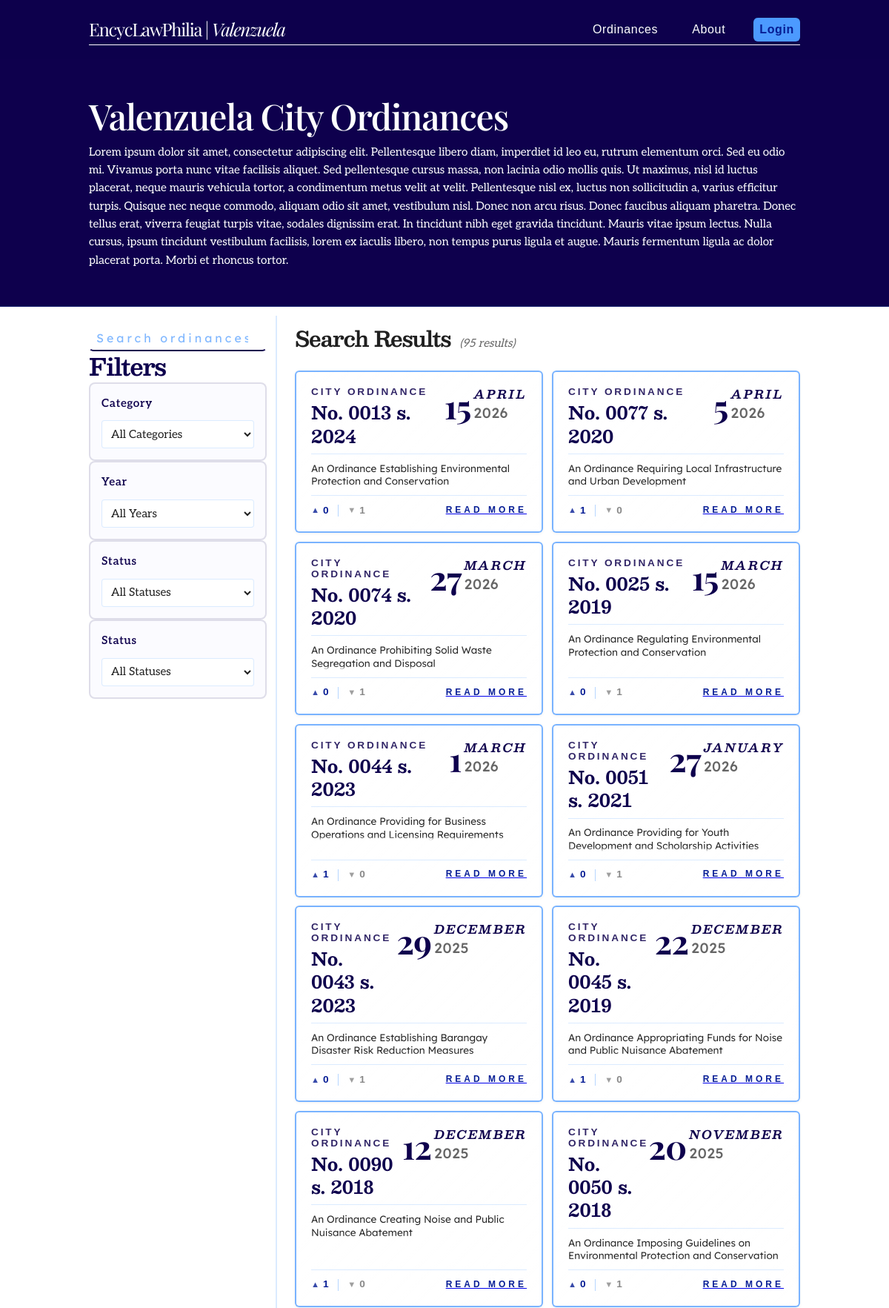
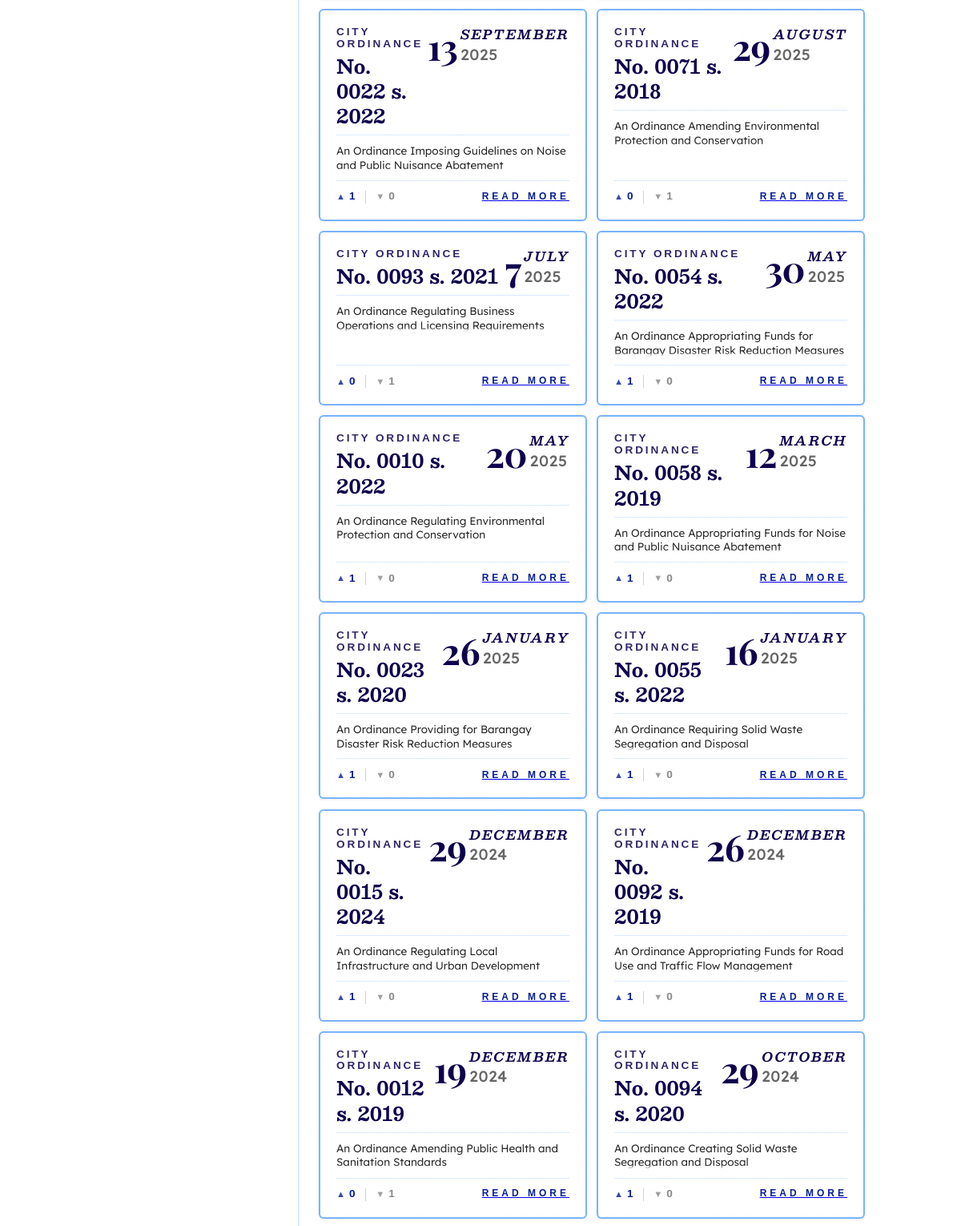
Screenshot of /browse.php (upper part) with the database file from the repository (2 pictures, top to bottom).
### tables this page shows
CREATE TABLE Ordinances (
    ordinance_id        INT             NOT NULL AUTO_INCREMENT,
    ordinance_number    VARCHAR(50)     NOT NULL,
    title               VARCHAR(255)    NOT NULL,
    author_sponsor      VARCHAR(150)    NOT NULL,
    series_year         VARCHAR(10)     NOT NULL,
    category_id         INT                 NULL,    
    barangay_id         INT                 NULL,    
    status              ENUM(
                            'Pending',
                            'Active',
                            'Repealed',
                            'Amended'
                        )               NOT NULL DEFAULT 'Pending',  
    date_enacted        DATETIME            NULL,    
    pdf_file            VARCHAR(255)        NULL,    
    created_at          DATETIME        NOT NULL DEFAULT CURRENT_TIMESTAMP,
    updated_at          DATETIME        NOT NULL DEFAULT CURRENT_TIMESTAMP
                                        ON UPDATE CURRENT_TIMESTAMP,
    summary             TEXT                NULL,    
    full_text           LONGTEXT            NULL,    
    archived_at         DATETIME            NULL,    

    CONSTRAINT pk_ordinances        PRIMARY KEY (ordinance_id),
    CONSTRAINT uq_ordinances_number UNIQUE (ordinance_number),
    CONSTRAINT fk_ordinances_category
        FOREIGN KEY (category_id) REFERENCES Categories (category_id)
        ON UPDATE CASCADE ON DELETE SET NULL,
    CONSTRAINT fk_ordinances_barangay
        FOREIGN KEY (barangay_id) REFERENCES Barangays (barangay_id)
        ON UPDATE CASCADE ON DELETE SET NULL
);

### php/procedures.php (called while the page is built, shortened)
<?php
function getOrdinancesByTitle(PDO $pdo, string $searchKeyword): array
{
    $sql = "
        WITH MetricAggregations AS (
            SELECT
                rel.ordinance_id,
                SUM(CASE WHEN rel.reaction_type = 'like' THEN 1 ELSE 0 END) AS total_likes,
                SUM(CASE WHEN rel.reaction_type = 'dislike' THEN 1 ELSE 0 END) AS total_dislikes
            FROM
                Ordinance_Reactions rel
            GROUP BY
                rel.ordinance_id
        )
        SELECT
            ord.ordinance_id,
            SUBSTRING(ord.ordinance_number, 5) AS ordinance_number,
            ord.title,
            ord.series_year,
            IFNULL(DAY(ord.date_enacted), '') AS enactment_day,
            IFNULL(MONTHNAME(ord.date_enacted), '') AS enactment_month,
            IFNULL(YEAR(ord.date_enacted), ord.series_year) AS enactment_year,
            ord.status,
            COALESCE(metrics.total_likes, 0) AS like_count,
            COALESCE(metrics.total_dislikes, 0) AS dislike_count
        FROM
            Ordinances ord
        LEFT JOIN
            MetricAggregations metrics ON ord.ordinance_id = metrics.ordinance_id
        WHERE
            ord.title LIKE :search_pattern
            AND ord.archived_at IS NULL
        ORDER BY
            ord.date_enacted DESC,
            ord.ordinance_id DESC;
    ";
    try {
        $stmt = $pdo->prepare($sql);
        $searchPattern = '%' . $searchKeyword . '%';
        $stmt->execute([':search_pattern' => $searchPattern]);
        $rawResults = $stmt->fetchAll(PDO::FETCH_ASSOC);
        $normalizedResults = [];
        foreach ($rawResults as $row) {
            $normalizedResults[] = [
                'ordinance_id'     => (int)$row['ordinance_id'],
                'ordinance_number' => $row['ordinance_number'],
                'title'            => $row['title'],
                'series_year'      => (int)$row['series_year'],
                'enactment_day'    => $row['enactment_day'] !== '' ? (int)$row['enactment_day'] : null,
                'enactment_month'  => $row['enactment_month'],
                'enactment_year'   => (int)$row['enactment_year'],
                'status'           => $row['status'],
                'like_count'       => (int)$row['like_count'],
                'dislike_count'    => (int)$row['dislike_count']
            ];
        }
        return $normalizedResults;
    } catch (PDOException $e) {
        error_log("Database execution error within getOrdinancesByTitle: " . $e->getMessage());
        throw $e;
    }
}

### browse.php (the view, shortened to what this page needs)
<?php
require_once 'php/procedures.php';
$search_keyword = isset($_GET['q']) ? trim($_GET['q']) : '';
$safe_search_keyword = htmlspecialchars($search_keyword, ENT_QUOTES, 'UTF-8');
$results = [];
if ($search_keyword !== '') {
    $pdo = getDatabaseConnection();
    $results = getOrdinancesByTitle($pdo, $safe_search_keyword);
    echo "<script>console.log(" . json_encode($results) . ");</script>";
    echo "<script>console.log('Hello world');</script>";
} else {
    $pdo = getDatabaseConnection();
    $results = getOrdinancesByTitle($pdo, $safe_search_keyword);
}
require_once 'fragments/head.php';
require_once 'php/helpers/view_components.php';
?>
<body>
    <?php require_once 'fragments/header.php'; ?>
    <main class="browse">
        <div class="subhero" id="browse-subhero">
            <div class="subhero-content">
                <h1>Valenzuela City Ordinances</h1>
                <p>Lorem ipsum dolor sit amet, consectetur adipiscing elit. Pellentesque libero diam, imperdiet id leo eu, rutrum elementum orci. Sed eu odio mi. Vivamus porta nunc vitae facilisis aliquet. Sed pellentesque cursus massa, non lacinia odio mollis quis. Ut maximus, nisl id luctus placerat, neque mauris vehicula tortor, a condimentum metus velit at velit. Pellentesque nisl ex, luctus non sollicitudin a, varius efficitur turpis. Quisque nec neque commodo, aliquam odio sit amet, vestibulum nisl. Donec non arcu risus. Donec faucibus aliquam pharetra. Donec tellus erat, viverra feugiat turpis vitae, sodales dignissim erat. In tincidunt nibh eget gravida tincidunt. Mauris vitae ipsum lectus. Nulla cursus, ipsum tincidunt vestibulum facilisis, lorem ex iaculis libero, non tempus purus ligula et augue. Mauris fermentum ligula ac dolor placerat porta. Morbi et rhoncus tortor.</p>
            </div>
        </div>
        <div class="columns-split">
            <aside class="sidebar-column" id="sidebar-column">
                <div class="sidebar-content">
                    <form class="search-bar mini" action="browse.php" method="get">
                        <input
                            type="search"
                            id="browse-pg-search-bar"
                            name="q"
                            placeholder="Search ordinances..."
                            aria-label="Search within results"
                            autocomplete="off"
                            inputmode="search" />
                    </form>
                    <h2>Filters</h2>
                    <div class="filter-group">
                        <label for="category-filter">Category</label>
                        <select id="category-filter">
                            <option>All Categories</option>
                        </select>
                    </div>
                    <div class="filter-group">
                        <label for="year-filter">Year</label>
                        <select id="year-filter">
                            <option>All Years</option>
                        </select>
                    </div>
                    <div class="filter-group">
                        <label for="status-filter">Status</label>
                        <select id="status-filter">
                            <option>All Statuses</option>
                        </select>
                    </div>
                    <div class="filter-group">
                        <label for="status-filter">Status</label>
                        <select id="status-filter">
                            <option>All Statuses</option>
                        </select>
                    </div>
                </div>
            </aside>
            <section class="results-content" id="browse-all-ordinances">
                <div class="results-header">
                    <h2 class="results-header-title">Search Results for <?php echo $safe_search_keyword; ?></h2>
                    <span class="result-count" id="result-count">(<?php echo count($results); ?> results)</span>
                </div>
                <div class="flex-grid" id="results-grid">
                    <?php if (!empty($results)): ?>
                        <?php foreach ($results as $row): ?>
                            <div class="content-card">
                                <div class="content-card-header">
                                    <div class="card-label-group">
                                        <span class="card-type">City Ordinance</span>
                                        <span class="numeral-and-series">
                                            No. <?php echo htmlspecialchars($row['ordinance_number'], ENT_QUOTES, 'UTF-8'); ?>
                                            s. <?php echo htmlspecialchars($row['series_year'], ENT_QUOTES, 'UTF-8'); ?></span>
                                    </div>
                                    <div class="date">
                                        <span class="date-day"><?php echo htmlspecialchars($row['enactment_day'], ENT_QUOTES, 'UTF-8'); ?></span>
                                        <div class="date-meta">
                                            <span class="date-month"><?php echo htmlspecialchars($row['enactment_month'], ENT_QUOTES, 'UTF-8'); ?></span>
                                            <span class="date-year"><?php echo htmlspecialchars($row['enactment_year'], ENT_QUOTES, 'UTF-8'); ?></span>
                                        </div>
                                    </div>
                                </div>
                                <div class="preview-container">
                                    <div class="preview-text">
                                    </div>
                                </div>
                                <div class="card-footer">
                                    <div class="card-engagement">
                                        <span class="engagement-item likes">
                                            <span class="engagement-icon">▲</span>
                                            <span class="engagement-count">
                                                <?php echo htmlspecialchars($row['like_count'], ENT_QUOTES, 'UTF-8'); ?>
                                            </span>
                                        </span>
                                        <span class="engagement-item dislikes">
                                            <span class="engagement-icon">▼</span>
                                            <span class="engagement-count">
                                                <?php echo htmlspecialchars($row['dislike_count'], ENT_QUOTES, 'UTF-8'); ?>
                                            </span>
                                        </span>
                                    </div>
                                    <?php renderOrdinanceRedirectLink((int)$row['ordinance_id']); ?>
                                </div>
                            </div>
                        <?php endforeach; ?>
                    <?php else: ?>
                        <div class="no-results">
                            <p>No matching items found. Try adjusting your keywords.</p>
                        </div>
                    <?php endif; ?>
                </div>
            </section>
        </div>
    </main>
</body>
</html>
</body>
</html>

### php/helpers/view_components.php
<?php
function renderOrdinanceRedirectLink(int $ordinanceId): void
{
    ?>
    <a href="ordinance.php?id=<?= $ordinanceId ?>">
        <p class="link">Read More</p>
    </a>
    <?php
}

### rows the page displays
ordinances: ordinance_number "0013", series_year "2024", enactment_day "15", enactment_month "APRIL", enactment_year "2026", like_count "0", dislike_count "1"
ordinances: ordinance_number "0077", series_year "2020", enactment_day "5", enactment_month "APRIL", enactment_year "2026", like_count "1", dislike_count "0"
ordinances: ordinance_number "0074", series_year "2020", enactment_day "27", enactment_month "MARCH", enactment_year "2026", like_count "0", dislike_count "1"
ordinances: ordinance_number "0025", series_year "2019", enactment_day "15", enactment_month "MARCH", enactment_year "2026", like_count "0", dislike_count "1"
ordinances: ordinance_number "0044", series_year "2023", enactment_day "1", enactment_month "MARCH", enactment_year "2026", like_count "1", dislike_count "0"
ordinances: ordinance_number "0051", series_year "2021", enactment_day "27", enactment_month "JANUARY", enactment_year "2026", like_count "0", dislike_count "1"
ordinances: ordinance_number "0043", series_year "2023", enactment_day "29", enactment_month "DECEMBER", enactment_year "2025", like_count "0", dislike_count "1"
ordinances: ordinance_number "0045", series_year "2019", enactment_day "22", enactment_month "DECEMBER", enactment_year "2025", like_count "1", dislike_count "0"
ordinances: ordinance_number "0090", series_year "2018", enactment_day "12", enactment_month "DECEMBER", enactment_year "2025", like_count "1", dislike_count "0"
ordinances: ordinance_number "0050", series_year "2018", enactment_day "20", enactment_month "NOVEMBER", enactment_year "2025", like_count "0", dislike_count "1"
ordinances: ordinance_number "0022", series_year "2022", enactment_day "13", enactment_month "SEPTEMBER", enactment_year "2025", like_count "1", dislike_count "0"
ordinances: ordinance_number "0071", series_year "2018", enactment_day "29", enactment_month "AUGUST", enactment_year "2025", like_count "0", dislike_count "1"
ordinances: ordinance_number "0093", series_year "2021", enactment_day "7", enactment_month "JULY", enactment_year "2025", like_count "0", dislike_count "1"
ordinances: ordinance_number "0054", series_year "2022", enactment_day "30", enactment_month "MAY", enactment_year "2025", like_count "1", dislike_count "0"
ordinances: ordinance_number "0010", series_year "2022", enactment_day "20", enactment_month "MAY", enactment_year "2025", like_count "1", dislike_count "0"
ordinances: ordinance_number "0058", series_year "2019", enactment_day "12", enactment_month "MARCH", enactment_year "2025", like_count "1", dislike_count "0"
ordinances: ordinance_number "0023", series_year "2020", enactment_day "26", enactment_month "JANUARY", enactment_year "2025", like_count "1", dislike_count "0"
ordinances: ordinance_number "0055", series_year "2022", enactment_day "16", enactment_month "JANUARY", enactment_year "2025", like_count "1", dislike_count "0"
ordinances: ordinance_number "0015", series_year "2024", enactment_day "29", enactment_month "DECEMBER", enactment_year "2024", like_count "1", dislike_count "0"
ordinances: ordinance_number "0092", series_year "2019", enactment_day "26", enactment_month "DECEMBER", enactment_year "2024", like_count "1", dislike_count "0"
ordinances: ordinance_number "0012", series_year "2019", enactment_day "19", enactment_month "DECEMBER", enactment_year "2024", like_count "0", dislike_count "1"
ordinances: ordinance_number "0094", series_year "2020", enactment_day "29", enactment_month "OCTOBER", enactment_year "2024", like_count "1", dislike_count "0"

### other values shown
count($results) "95"
